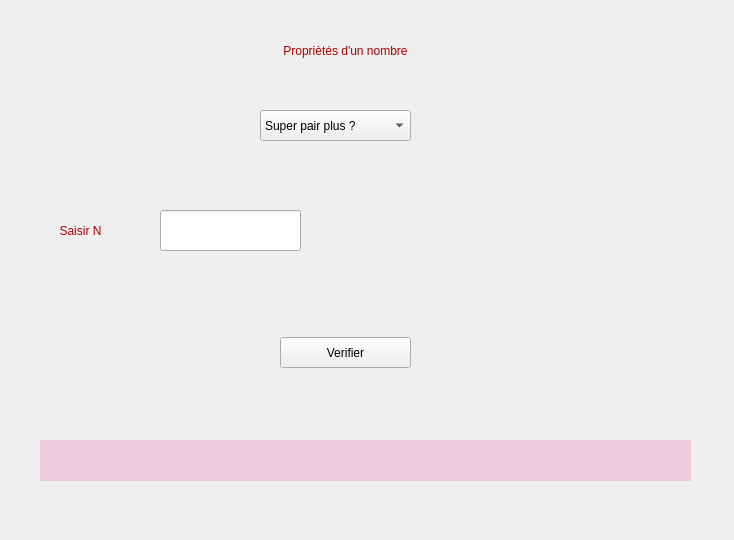
<?xml version="1.0" encoding="UTF-8"?>
<ui version="4.0">
 <class>Form</class>
 <widget class="QWidget" name="Form">
  <property name="geometry">
   <rect>
    <x>0</x>
    <y>0</y>
    <width>734</width>
    <height>540</height>
   </rect>
  </property>
  <property name="windowTitle">
   <string>Form</string>
  </property>
  <widget class="QLabel" name="label">
   <property name="geometry">
    <rect>
     <x>210</x>
     <y>30</y>
     <width>271</width>
     <height>41</height>
    </rect>
   </property>
   <property name="styleSheet">
    <string notr="true">font: 75 15pt &quot;MS Shell Dlg 2&quot;;
color: rgb(170, 0, 0);</string>
   </property>
   <property name="text">
    <string>Propriètés d'un nombre</string>
   </property>
   <property name="alignment">
    <set>Qt::AlignCenter</set>
   </property>
  </widget>
  <widget class="QComboBox" name="comboBox">
   <property name="geometry">
    <rect>
     <x>260</x>
     <y>110</y>
     <width>151</width>
     <height>31</height>
    </rect>
   </property>
   <item>
    <property name="text">
     <string>Super pair plus ?</string>
    </property>
   </item>
   <item>
    <property name="text">
     <string>Parfait ?</string>
    </property>
   </item>
   <item>
    <property name="text">
     <string>Premier ?</string>
    </property>
   </item>
  </widget>
  <widget class="QLabel" name="label_2">
   <property name="geometry">
    <rect>
     <x>20</x>
     <y>210</y>
     <width>121</width>
     <height>41</height>
    </rect>
   </property>
   <property name="styleSheet">
    <string notr="true">font: 75 12pt &quot;MS Shell Dlg 2&quot;;
color: rgb(170, 0, 0);</string>
   </property>
   <property name="text">
    <string>Saisir N</string>
   </property>
   <property name="alignment">
    <set>Qt::AlignCenter</set>
   </property>
  </widget>
  <widget class="QLineEdit" name="dataInput">
   <property name="geometry">
    <rect>
     <x>160</x>
     <y>210</y>
     <width>141</width>
     <height>41</height>
    </rect>
   </property>
   <property name="styleSheet">
    <string notr="true">font: 75 12pt &quot;MS Shell Dlg 2&quot;;</string>
   </property>
   <property name="alignment">
    <set>Qt::AlignCenter</set>
   </property>
  </widget>
  <widget class="QPushButton" name="pushButton">
   <property name="geometry">
    <rect>
     <x>280</x>
     <y>337</y>
     <width>131</width>
     <height>31</height>
    </rect>
   </property>
   <property name="styleSheet">
    <string notr="true">font: 75 12pt &quot;MS Shell Dlg 2&quot;;</string>
   </property>
   <property name="text">
    <string>Verifier</string>
   </property>
  </widget>
  <widget class="QLabel" name="resultat">
   <property name="geometry">
    <rect>
     <x>40</x>
     <y>440</y>
     <width>651</width>
     <height>41</height>
    </rect>
   </property>
   <property name="styleSheet">
    <string notr="true">font: 75 15pt &quot;MS Shell Dlg 2&quot;;
background-color: rgb(238, 203, 221);
color: rgb(170, 0, 0);</string>
   </property>
   <property name="text">
    <string/>
   </property>
   <property name="alignment">
    <set>Qt::AlignCenter</set>
   </property>
  </widget>
 </widget>
 <resources/>
 <connections/>
</ui>
